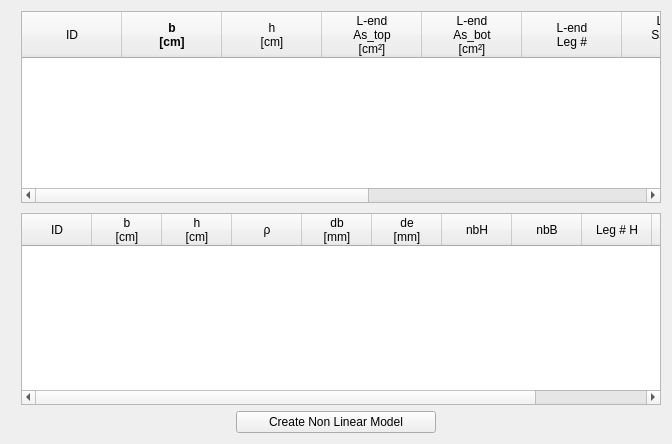
     <widget class="QWidget" name="DesignResults">
      <property name="styleSheet">
       <string notr="true"/>
      </property>
      <attribute name="title">
       <string>Design Results</string>
      </attribute>
      <layout class="QGridLayout" name="gridLayout">
       <item row="0" column="0">
        <layout class="QVBoxLayout" name="verticalLayout">
         <property name="sizeConstraint">
          <enum>QLayout::SetDefaultConstraint</enum>
         </property>
         <item>
          <layout class="QHBoxLayout" name="lay_hor_design_results" stretch="2,2">
           <property name="spacing">
            <number>10</number>
           </property>
           <item>
            <widget class="MplWidget" name="DataFrame" native="true"/>
           </item>
           <item>
            <layout class="QVBoxLayout" name="lay_ver_data_design">
             <property name="spacing">
              <number>10</number>
             </property>
             <item>
              <widget class="QTableWidget" name="tbl_data_design_beams">
               <property name="minimumSize">
                <size>
                 <width>640</width>
                 <height>0</height>
                </size>
               </property>
               <property name="maximumSize">
                <size>
                 <width>640</width>
                 <height>16777215</height>
                </size>
               </property>
               <property name="styleSheet">
                <string notr="true">font: 8pt &quot;MS Shell Dlg 2&quot;;</string>
               </property>
               <column>
                <property name="text">
                 <string>ID</string>
                </property>
               </column>
               <column>
                <property name="text">
                 <string>b
[cm]</string>
                </property>
                <property name="font">
                 <font>
                  <weight>75</weight>
                  <bold>true</bold>
                 </font>
                </property>
                <property name="background">
                 <color>
                  <red>0</red>
                  <green>0</green>
                  <blue>0</blue>
                 </color>
                </property>
               </column>
               <column>
                <property name="text">
                 <string>h
[cm]</string>
                </property>
               </column>
               <column>
                <property name="text">
                 <string>L-end
As_top
[cm²]</string>
                </property>
               </column>
               <column>
                <property name="text">
                 <string>L-end
As_bot
[cm²]</string>
                </property>
               </column>
               <column>
                <property name="text">
                 <string>L-end
Leg #</string>
                </property>
               </column>
               <column>
                <property name="text">
                 <string>L-end
Sstirrup
[cm]</string>
                </property>
               </column>
               <column>
                <property name="text">
                 <string>R-end
As_top
[cm²]</string>
                </property>
               </column>
               <column>
                <property name="text">
                 <string>R-end
As_bot
[cm²]</string>
                </property>
               </column>
               <column>
                <property name="text">
                 <string>R-end
Leg #</string>
                </property>
               </column>
               <column>
                <property name="text">
                 <string>R-end
Sstirrup
[cm]</string>
                </property>
               </column>
              </widget>
             </item>
             <item>
              <widget class="QTableWidget" name="tbl_data_design_columns">
               <attribute name="horizontalHeaderDefaultSectionSize">
                <number>70</number>
               </attribute>
               <column>
                <property name="text">
                 <string>ID</string>
                </property>
               </column>
               <column>
                <property name="text">
                 <string>b
[cm]</string>
                </property>
               </column>
               <column>
                <property name="text">
                 <string>h
[cm]</string>
                </property>
               </column>
               <column>
                <property name="text">
                 <string>ρ</string>
                </property>
               </column>
               <column>
                <property name="text">
                 <string>db
[mm]</string>
                </property>
               </column>
               <column>
                <property name="text">
                 <string>de
[mm]</string>
                </property>
               </column>
               <column>
                <property name="text">
                 <string>nbH</string>
                </property>
               </column>
               <column>
                <property name="text">
                 <string>nbB</string>
                </property>
               </column>
               <column>
                <property name="text">
                 <string>Leg # H</string>
                </property>
               </column>
               <column>
                <property name="text">
                 <string>Leg # B</string>
                </property>
               </column>
               <column>
                <property name="text">
                 <string>Sstirrup
[cm]</string>
                </property>
               </column>
              </widget>
             </item>
            </layout>
           </item>
          </layout>
         </item>
         <item>
          <layout class="QHBoxLayout" name="horizontalLayout_6">
           <item>
            <widget class="QPushButton" name="CreateNLM">
             <property name="maximumSize">
              <size>
               <width>200</width>
               <height>16777215</height>
              </size>
             </property>
             <property name="text">
              <string>Create Non Linear Model</string>
             </property>
            </widget>
           </item>
          </layout>
         </item>
        </layout>
       </item>
      </layout>
     </widget>
